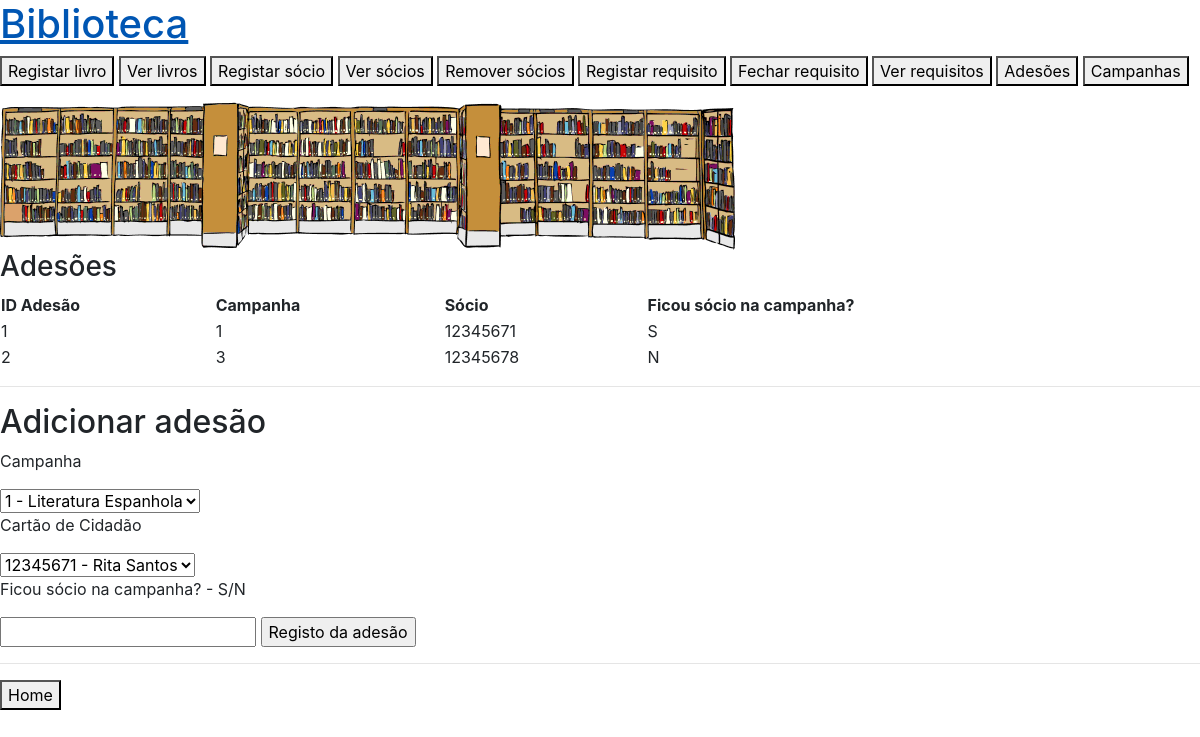
Screenshot of /socio_camp with the database file from the repository.
### app.py (models this page shows)
class Socio_Camp(db.Model):
    __tablename__ = 'socio_camp'
    id_sc = db.Column(db.Integer, primary_key=True)
    id_camp_sc = db.Column(db.Integer, db.ForeignKey('campanha.id_camp'))
    cc_sc = db.Column(db.Integer, db.ForeignKey('socio.cc'))
    novo = db.Column(db.String(1))

### app.py (the view)
@app.route('/socio_camp', methods=['GET'])
def socio_camp():
    campanhas = Campanha.query.all()
    socios = Socio.query.all()
    sc = Socio_Camp.query.all()
    return render_template('socio_camp.html', campanhas=campanhas, sc=sc, socios=socios)

### templates/socio_camp.html (shortened to what this page needs)
{% extends "base.html"%}  {%block content%}
<h3>Adesões</h3>
<table style="width: 100%">
    <tr>
        <th>ID Adesão</th>
        <th>Campanha</th>
        <th>Sócio</th>
        <th>Ficou sócio na campanha?</th>
    </tr>
    {% for sc in sc %}
    <tr>
        <td>{{sc.id_sc}}</td>
        <td>{{sc.id_camp_sc}}</td>
        <td>{{sc.cc_sc}}</td>
        <td>{{sc.novo}}</td>
        {% endfor %}
    </tr>
</table>
<hr />
<h2>Adicionar adesão</h2>
<form action="/socio_camp2" method="post">
    <p>Campanha</p>
    <select name="campa" id="campa">
        {% for camp in campanhas %}
        <option value="{{ camp.id_camp}}">
            {{camp.id_camp}} - {{camp.nome_camp}}
        </option>
        {% endfor %}
    </select>
    <p>Cartão de Cidadão</p>
    <select name="ccs" id="ccs">
    {% for socio in socios %}
        <option value="{{ socio.cc }}">{{socio.cc}} - {{socio.nome_soc}}</option>
    {% endfor %}
    </select>
    <p>Ficou sócio na campanha? - S/N</p>
    <input type="text" id="novo" name="novo" required="required" class="novo" >
    <input type="submit" class="sub" value="Registo da adesão" />
</form>
<hr />
<a href="/"><button type="button">Home</button></a>
{%endblock%}

### rows the page displays
Socio_Camp: id_sc "1", id_camp_sc "1", cc_sc "12345671", novo "S"
Socio_Camp: id_sc "2", id_camp_sc "3", cc_sc "12345678", novo "N"

### other values shown
form field campa "1 - Literatura Espanhola"
form field ccs "12345671 - Rita Santos"
